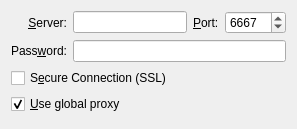
<?xml version="1.0" encoding="UTF-8"?>
<ui version="4.0">
 <class>ServerDialogUI</class>
 <widget class="QWidget" name="ServerDialogUI">
  <property name="geometry">
   <rect>
    <x>0</x>
    <y>0</y>
    <width>297</width>
    <height>129</height>
   </rect>
  </property>
  <property name="sizePolicy">
   <sizepolicy hsizetype="Preferred" vsizetype="Preferred">
    <horstretch>0</horstretch>
    <verstretch>0</verstretch>
   </sizepolicy>
  </property>
  <layout class="QGridLayout" name="gridLayout">
   <item row="0" column="0">
    <widget class="QLabel" name="serverLbl">
     <property name="text">
      <string>&amp;Server:</string>
     </property>
     <property name="alignment">
      <set>Qt::AlignRight|Qt::AlignTrailing|Qt::AlignVCenter</set>
     </property>
     <property name="buddy">
      <cstring>m_serverEdit</cstring>
     </property>
    </widget>
   </item>
   <item row="0" column="1">
    <widget class="KLineEdit" name="m_serverEdit">
     <property name="whatsThis">
      <string>The name or IP number of the server. irchelp.org maintains a list of servers.</string>
     </property>
    </widget>
   </item>
   <item row="0" column="2">
    <widget class="QLabel" name="portLbl">
     <property name="text">
      <string>&amp;Port:</string>
     </property>
     <property name="buddy">
      <cstring>m_portSBox</cstring>
     </property>
    </widget>
   </item>
   <item row="0" column="3">
    <widget class="QSpinBox" name="m_portSBox">
     <property name="whatsThis">
      <string>Enter the port number required to connect to the server. For most servers, this should be &lt;b&gt;6667&lt;/b&gt;.</string>
     </property>
     <property name="suffix">
      <string/>
     </property>
     <property name="prefix">
      <string/>
     </property>
     <property name="minimum">
      <number>1</number>
     </property>
     <property name="maximum">
      <number>65535</number>
     </property>
     <property name="value">
      <number>6667</number>
     </property>
    </widget>
   </item>
   <item row="1" column="0">
    <widget class="QLabel" name="passwordLbl">
     <property name="text">
      <string>Pass&amp;word:</string>
     </property>
     <property name="alignment">
      <set>Qt::AlignRight|Qt::AlignTrailing|Qt::AlignVCenter</set>
     </property>
     <property name="buddy">
      <cstring>m_passwordEdit</cstring>
     </property>
    </widget>
   </item>
   <item row="1" column="1" colspan="3">
    <widget class="KLineEdit" name="m_passwordEdit">
     <property name="passwordMode">
      <bool>true</bool>
     </property>
    </widget>
   </item>
   <item row="2" column="0" colspan="4">
    <widget class="QCheckBox" name="m_sslChBox">
     <property name="whatsThis">
      <string>Check if you want to use the Secure Socket Layer (SSL) protocol to communicate with the server. This protects the privacy of your communications between your computer and the IRC server. The server must support SSL protocol for this to work. In most cases, if the server does not support SSL, the connection will fail.</string>
     </property>
     <property name="text">
      <string>S&amp;ecure Connection (SSL)</string>
     </property>
    </widget>
   </item>
   <item row="3" column="0" colspan="2">
    <widget class="QCheckBox" name="m_proxyChBox">
     <property name="whatsThis">
      <string>Check if you want to use the global proxy configuration to communicate with this server.</string>
     </property>
     <property name="text">
      <string>&amp;Use global proxy</string>
     </property>
     <property name="checked">
      <bool>true</bool>
     </property>
    </widget>
   </item>
  </layout>
 </widget>
 <customwidgets>
  <customwidget>
   <class>KLineEdit</class>
   <extends>QLineEdit</extends>
   <header>klineedit.h</header>
  </customwidget>
 </customwidgets>
 <resources/>
 <connections/>
</ui>
